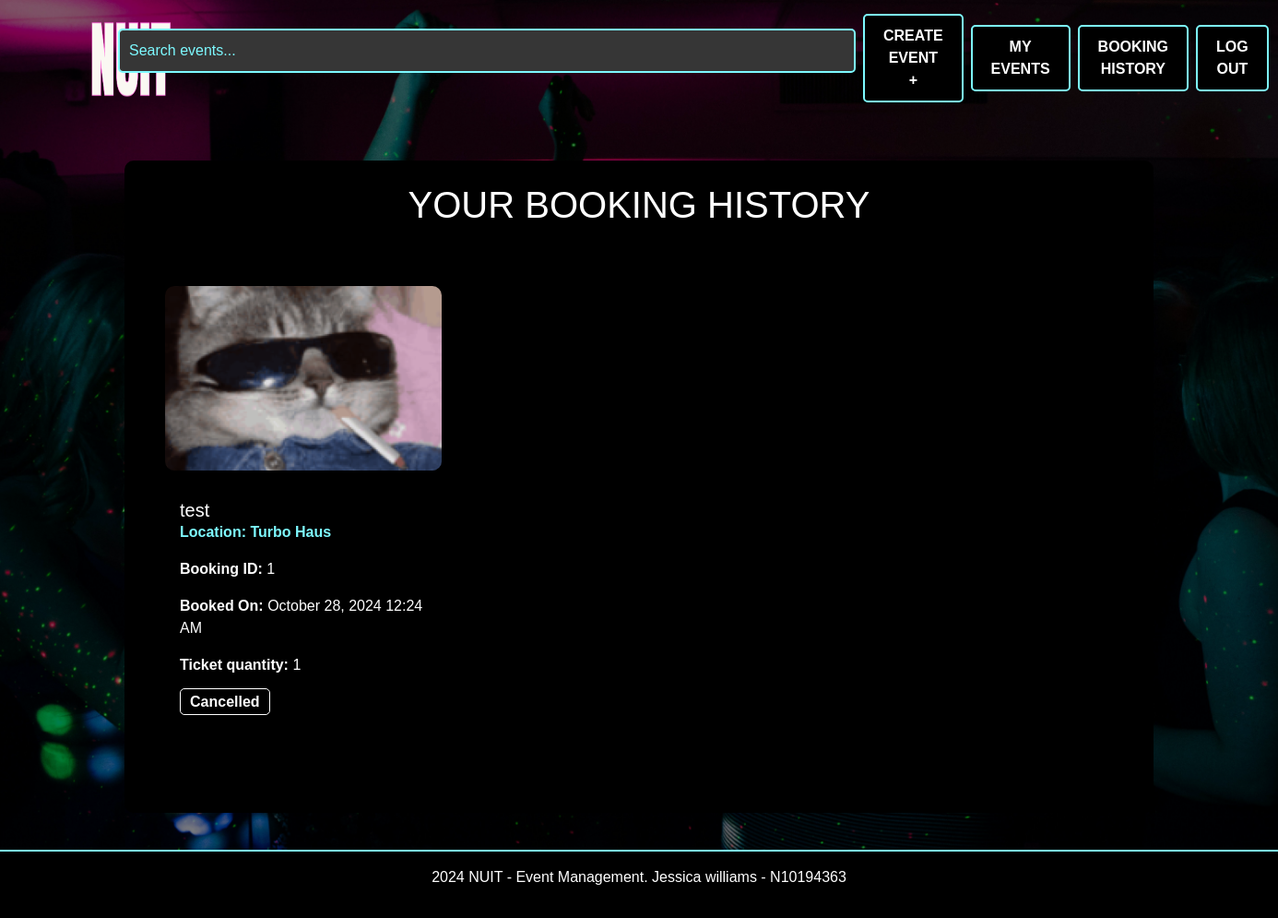
Before: /booking_history (signed in) with the older database file.
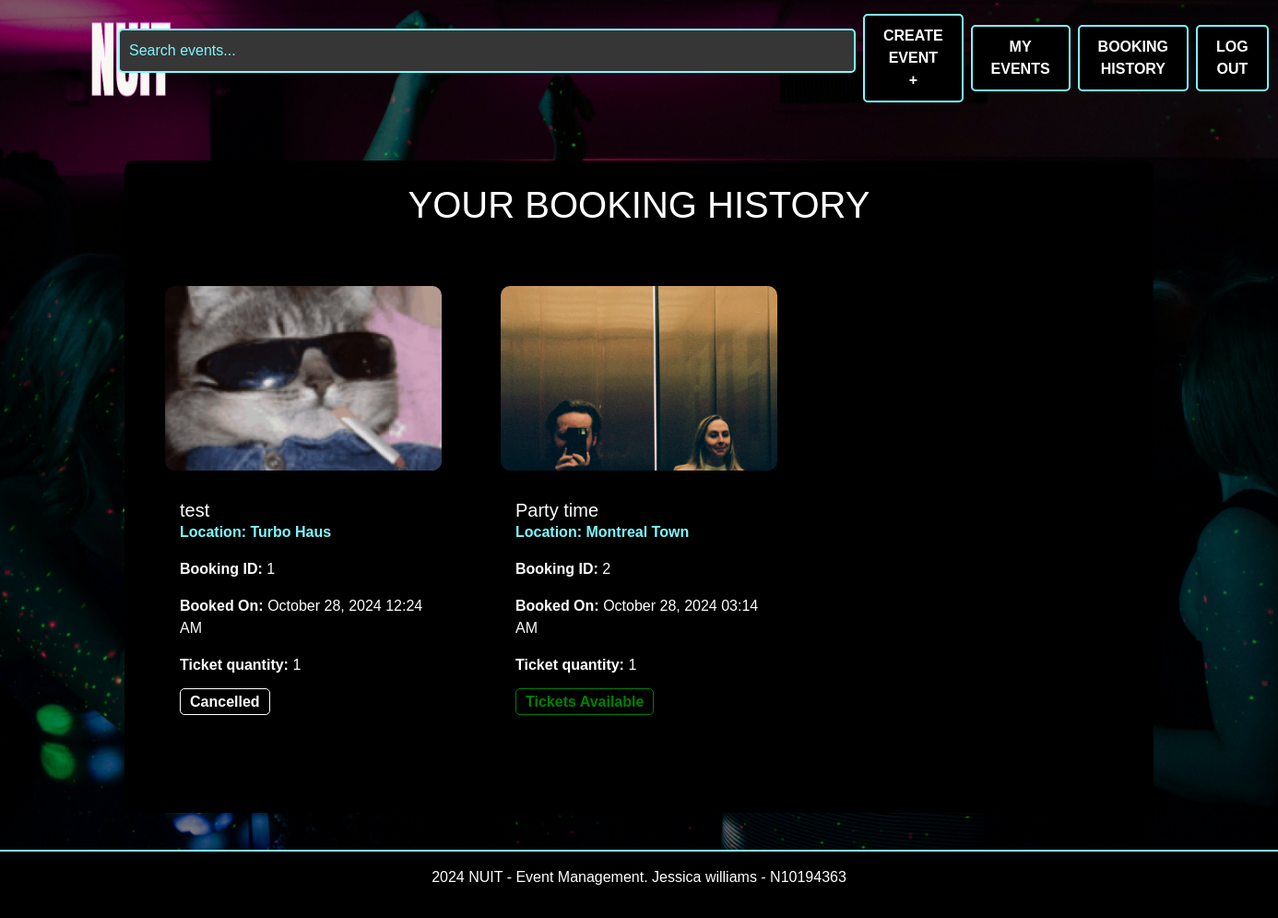
After: the same page with the newer database file.
### website/models.py (models this page shows)
class Booking(db.Model):
    id = db.Column(db.Integer, primary_key=True)
    quantity = db.Column(db.Integer, nullable=False)
    booking_date = db.Column(db.DateTime, default=datetime.now(timezone.utc))
    user_id = db.Column(db.Integer, db.ForeignKey('user.id'), nullable=False)
    event_id = db.Column(db.Integer, db.ForeignKey('event.id'), nullable=False)

class Event(db.Model):
    id = db.Column(db.Integer, primary_key=True)
    name = db.Column(db.String(100), nullable=False)
    location = db.Column(db.String(100), nullable=False)
    date = db.Column(db.DateTime, nullable=False)
    description = db.Column(db.Text, nullable=True)
    available_tickets = db.Column(db.Integer, nullable=False)
    categories = db.Column(db.String(200), nullable=False)
    status = db.Column(db.String(200), default="Tickets available", nullable=False)
    image = db.Column(db.String(100), nullable=True)
    creator_id = db.Column(db.Integer, db.ForeignKey('user.id'), nullable=False)
    comments = db.relationship('Comment', backref='event', lazy=True)
    bookings = db.relationship('Booking', backref='event', lazy=True)

### website/views.py (the view)
@main_bp.route('/booking_history')
@login_required
def booking_history():
    bookings = Booking.query.filter_by(user_id=current_user.id).all()
    print("Retrieved bookings:", bookings)
    return render_template('booking_history.html', bookings=bookings)

### website/__init__.py (called while the page is built)
def create_app():
    app = Flask(__name__)  # this is the name of the module/package that is calling this app
    app.debug = True
    app.secret_key = 'somesecretkey'
    app.config['SQLALCHEMY_DATABASE_URI'] = 'sqlite:///sitedata.sqlite'
    db.init_app(app)
    Bootstrap5(app)
    login_manager = LoginManager()
    login_manager.login_view = 'auth.login'
    login_manager.init_app(app)
    UPLOAD_FOLDER = 'website/static/img'
    app.config['UPLOAD_FOLDER'] = UPLOAD_FOLDER
    from .models import User
    @login_manager.user_loader
    def load_user(user_id):
       return db.session.scalar(db.select(User).where(User.id==user_id))
    from . import views
    app.register_blueprint(views.main_bp)
    from . import auth
    app.register_blueprint(auth.auth_bp)
    from .events import event_bp
    app.register_blueprint(event_bp)
    return app

### website/templates/booking_history.html (shortened to what this page needs)
{% extends "base.html" %} {% from "bootstrap5/form.html" import render_form %}
{% block content %}
<div class="container mt-5">
  <div class="section-background p-4">
    <h1 class="text-center">YOUR BOOKING HISTORY</h1>
    {% if bookings %}
    <div class="row mt-4">
      {% for booking in bookings %}
      <div class="col-md-6 col-lg-4 mb-4">
        <div class="event-card mb-4">
          <img
            src="{{ url_for('static', filename=booking.event.image.replace('website/static/', '')) }}"
            alt="Event Image"
            class="card-img-top"
            style="max-height: 200px; object-fit: cover"
          />
          <div class="p-3">
            <h5 class="card-title">{{ booking.event.name }}</h5>
            <p class="location">
              <strong>Location:</strong> {{ booking.event.location }}
            </p>
            <p><strong>Booking ID:</strong> {{ booking.id }}</p>
            <p>
              <strong>Booked On:</strong> {{ booking.booking_date.strftime('%B
              %d, %Y %I:%M %p') }}
            </p>
            <p><strong>Ticket quantity:</strong> {{ booking.quantity }}</p>
            {% if booking.event.status == 'Sold Out' %}
            <span class="event-status status-sold-out">Sold Out</span>
            {% elif booking.event.status == 'Tickets Available' %}
            <span class="event-status status-open">Tickets Available</span>
            {% elif booking.event.status == 'Cancelled' %}
            <span class="event-status status-cancelled">Cancelled</span>
            {% elif booking.event.status == 'Inactive' %}
            <span class="event-status status-inactive">Inactive</span>
            {% endif %}
          </div>
        </div>
        </div>
        {% endfor %}
      </div>
      {% else %}
      <p class="text-center mt-5">
        What are you waiting for? Go book a party! 🥳
      </p>
      {% endif %}
    </div>
  </div>
  {% endblock %}

Changed rows visible on the page:
added Booking: image (picture), event.name "Party time", event.location "Montreal Town", id "2", booking_date "October 28, 2024 03:14 AM", quantity "1", shows "Tickets Available"
